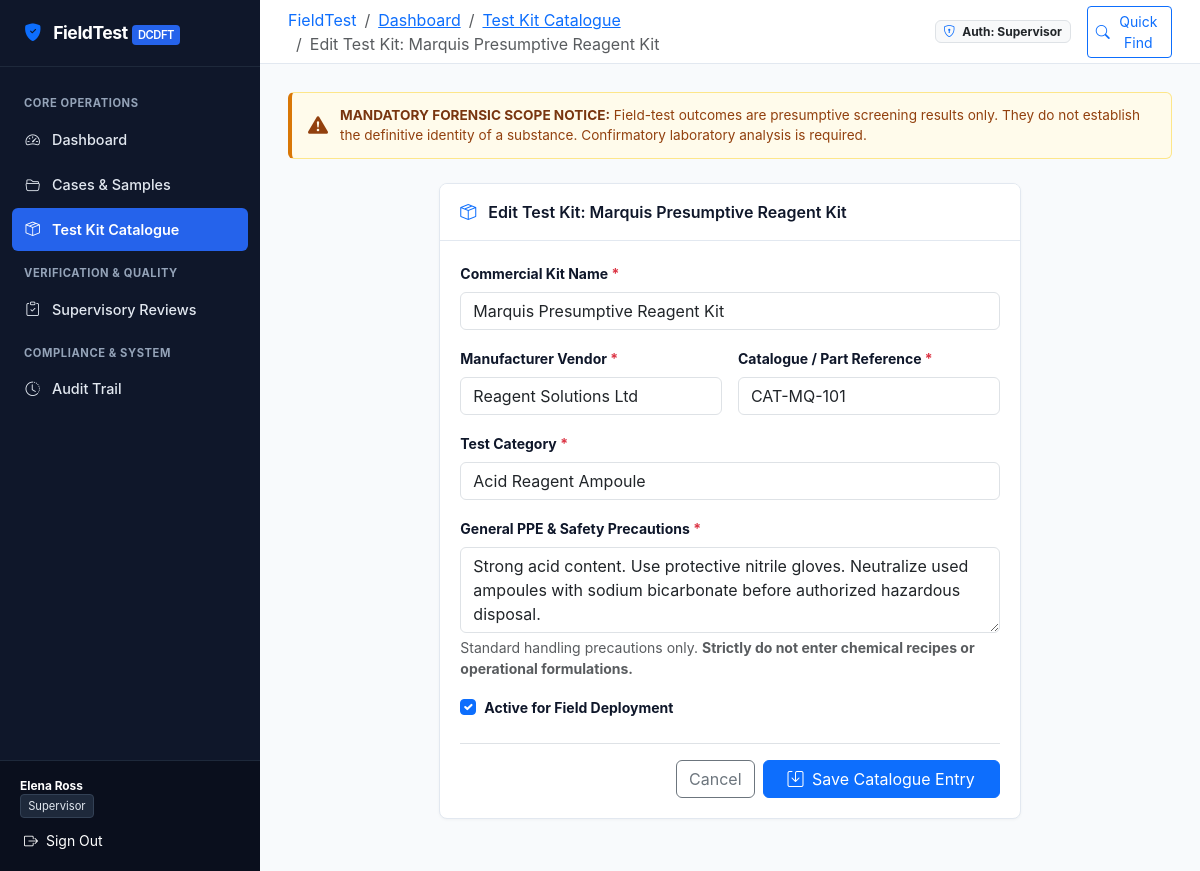
The page /kits/2/edit/ (signed in) on the database its author committed.
### testing_records/models.py (models this page shows, shortened)
class TestKit(models.Model):
    name = models.CharField(max_length=255, help_text="Commercial kit or screening strip name.")
    manufacturer = models.CharField(max_length=255, help_text="Authorized manufacturing vendor.")
    category = models.CharField(
        max_length=128,
        help_text="Standardized test category (e.g., Colorimetric Field Screening, Lateral Flow Strip)."
    )
    catalogue_reference = models.CharField(
        max_length=128,
        unique=True,
        help_text="Unique vendor or institutional catalogue/part number."
    )
    active = models.BooleanField(
        default=True,
        help_text="Designates whether this kit model is currently active for field deployment."
    )
    general_safety_note = models.TextField(
        default="Wear nitrile gloves and safety eye protection. Ensure adequate ventilation. Dispose of used ampoules according to departmental biohazard protocols.",
        help_text="General handling precautions. Must not contain chemical formulas or production recipes."
    )
    class Meta:
        ordering = ['name']
        verbose_name = 'Test Kit'
        verbose_name_plural = 'Test Kits'

### testing_records/views.py (the view)
# urls.py: path('kits/<int:pk>/edit/', views.kit_edit_view, name='kit_edit'),
@login_required
@role_required('Supervisor', 'Administrator')
@require_http_methods(["GET", "POST"])
def kit_edit_view(request, pk):
    kit = get_object_or_404(TestKit, pk=pk)
    if request.method == 'POST':
        form = TestKitForm(request.POST, instance=kit)
        if form.is_valid():
            kit = form.save()
            log_audit(
                request,
                'UPDATE',
                kit,
                f"Updated test kit metadata: {kit.name} ({kit.catalogue_reference})."
            )
            messages.success(request, f"Test kit '{kit.name}' updated.")
            return redirect('kit_list')
    else:
        form = TestKitForm(instance=kit)
    return render(request, 'testing_records/kit_form.html', {
        'form': form,
        'kit': kit,
        'title': f"Edit Test Kit: {kit.name}",
        'presumptive_disclaimer': PRESUMPTIVE_DISCLAIMER,
    })

### testing_records/forms.py
class TestKitForm(forms.ModelForm):
    class Meta:
        model = TestKit
        fields = ['name', 'manufacturer', 'category', 'catalogue_reference', 'active', 'general_safety_note']
        widgets = {
            'name': forms.TextInput(attrs={'class': 'form-control', 'placeholder': 'e.g. Cobalt Thiocyanate Presumptive Field Kit'}),
            'manufacturer': forms.TextInput(attrs={'class': 'form-control', 'placeholder': 'e.g. Forensic Diagnostics International'}),
            'category': forms.TextInput(attrs={'class': 'form-control', 'placeholder': 'e.g. Colorimetric Screening Ampoule'}),
            'catalogue_reference': forms.TextInput(attrs={'class': 'form-control', 'placeholder': 'e.g. CAT-CT-092'}),
            'active': forms.CheckboxInput(attrs={'class': 'form-check-input'}),
            'general_safety_note': forms.Textarea(attrs={
                'class': 'form-control',
                'rows': 3,
                'placeholder': 'Standard PPE requirements and handling precautions. Do not enter chemical formulations.'
            }),
        }

### accounts/context_processors.py (called while the page is built, shortened)
def user_roles(request):
    groups = set(request.user.groups.values_list('name', flat=True))
    is_admin = request.user.is_superuser or 'Administrator' in groups
    is_supervisor = 'Supervisor' in groups or is_admin
    is_field_officer = 'Field Officer' in groups or is_admin
    is_readonly = 'Read-only User' in groups and not (is_admin or is_supervisor or is_field_officer)
    role_label = 'Administrator' if is_admin else ('Supervisor' if is_supervisor else ('Field Officer' if is_field_officer else ('Read-only User' if is_readonly else 'User')))
    return {
        'is_field_officer': is_field_officer,
        'is_supervisor': is_supervisor,
        'is_admin_user': is_admin,
        'is_readonly_user': is_readonly,
        'user_role_label': role_label,
    }

### templates/testing_records/kit_form.html (shortened to what this page needs)
{% extends 'base.html' %}
{% block breadcrumbs %}
<li class="breadcrumb-item"><a href="{% url 'dashboard' %}">Dashboard</a></li>
<li class="breadcrumb-item"><a href="{% url 'kit_list' %}">Test Kit Catalogue</a></li>
<li class="breadcrumb-item active" aria-current="page">{{ title }}</li>
{% endblock %}
{% block content %}
<div class="row justify-content-center">
    <div class="col-lg-8">
        <div class="card-forensic">
            <div class="card-header">
                <span><i class="bi bi-box-seam text-primary me-2"></i> {{ title }}</span>
            </div>
            <div class="card-body">
                <form method="post">
                    <div class="mb-3">
                        <label for="{{ form.name.id_for_label }}" class="form-label small fw-bold">Commercial Kit Name <span class="text-danger">*</span></label>
                        {{ form.name }}
                    </div>
                    <div class="row g-3 mb-3">
                        <div class="col-md-6">
                            <label for="{{ form.manufacturer.id_for_label }}" class="form-label small fw-bold">Manufacturer Vendor <span class="text-danger">*</span></label>
                            {{ form.manufacturer }}
                        </div>
                        <div class="col-md-6">
                            <label for="{{ form.catalogue_reference.id_for_label }}" class="form-label small fw-bold">Catalogue / Part Reference <span class="text-danger">*</span></label>
                            {{ form.catalogue_reference }}
                        </div>
                    </div>
                    <div class="mb-3">
                        <label for="{{ form.category.id_for_label }}" class="form-label small fw-bold">Test Category <span class="text-danger">*</span></label>
                        {{ form.category }}
                    </div>
                    <div class="mb-3">
                        <label for="{{ form.general_safety_note.id_for_label }}" class="form-label small fw-bold">General PPE & Safety Precautions <span class="text-danger">*</span></label>
                        {{ form.general_safety_note }}
                        <div class="form-text small text-muted">
                            Standard handling precautions only. <strong>Strictly do not enter chemical recipes or operational formulations.</strong>
                        </div>
                    </div>
                    <div class="form-check mb-4">
                        {{ form.active }}
                        <label class="form-check-label small fw-bold" for="{{ form.active.id_for_label }}">
                            Active for Field Deployment
                        </label>
                    </div>
                    <div class="d-flex justify-content-end gap-2 pt-3 border-top">
                        <a href="{% url 'kit_list' %}" class="btn btn-outline-secondary">Cancel</a>
                        <button type="submit" class="btn btn-primary px-4">
                            <i class="bi bi-save me-1"></i> Save Catalogue Entry
                        </button>
                    </div>
                </form>
            </div>
        </div>
    </div>
</div>
{% endblock %}

### templates/base.html (shortened to what this page needs)
{% load static %}
<!DOCTYPE html>
<html lang="en">
<head>
    <link href="https://cdn.jsdelivr.net/npm/bootstrap@5.3.3/dist/css/bootstrap.min.css" rel="stylesheet">
    <link rel="stylesheet" href="https://cdn.jsdelivr.net/npm/bootstrap-icons@1.11.3/font/bootstrap-icons.min.css">
    <link rel="stylesheet" href="{% static 'css/styles.css' %}">
</head>
<body>
    <div class="app-container">
        {% if user.is_authenticated %}
        <aside class="sidebar" id="appSidebar">
            <a href="{% url 'dashboard' %}" class="sidebar-brand">
                <i class="bi bi-shield-fill-check text-primary"></i>
                <span>FieldTest <span class="badge-tag">DCDFT</span></span>
            </a>
            <ul class="sidebar-nav">
                <li class="nav-section-title">Core Operations</li>
                <li class="nav-item">
                    <a href="{% url 'dashboard' %}" class="nav-link {% if request.resolver_match.url_name == 'dashboard' %}active{% endif %}">
                        <i class="bi bi-speedometer2"></i>
                        <span>Dashboard</span>
                    </a>
                </li>
                <li class="nav-item">
                    <a href="{% url 'case_list' %}" class="nav-link {% if 'case' in request.resolver_match.url_name and 'report' not in request.resolver_match.url_name %}active{% endif %}">
                        <i class="bi bi-folder2-open"></i>
                        <span>Cases & Samples</span>
                    </a>
                </li>
                <li class="nav-item">
                    <a href="{% url 'kit_list' %}" class="nav-link {% if 'kit' in request.resolver_match.url_name %}active{% endif %}">
                        <i class="bi bi-box-seam"></i>
                        <span>Test Kit Catalogue</span>
                    </a>
                </li>
                {% if is_supervisor or is_admin_user %}
                <li class="nav-section-title">Verification & Quality</li>
                <li class="nav-item">
                    <a href="{% url 'review_list' %}" class="nav-link {% if 'review' in request.resolver_match.url_name %}active{% endif %}">
                        <i class="bi bi-clipboard-check"></i>
                        <span>Supervisory Reviews</span>
                    </a>
                </li>
                {% endif %}
                {% if is_admin_user or is_supervisor or is_readonly_user %}
                <li class="nav-section-title">Compliance & System</li>
                <li class="nav-item">
                    <a href="{% url 'audit_list' %}" class="nav-link {% if 'audit' in request.resolver_match.url_name %}active{% endif %}">
                        <i class="bi bi-clock-history"></i>
                        <span>Audit Trail</span>
                    </a>
                </li>
                {% endif %}
            </ul>
            <div class="sidebar-footer">
                <div class="sidebar-user mb-2">
                    <div>
                        <div class="fw-bold text-white small">{{ user.get_full_name|default:user.username }}</div>
                        <span class="user-role-badge">{{ user_role_label }}</span>
                    </div>
                </div>
                <form method="post" action="{% url 'logout' %}" class="d-grid">
                    <button type="submit" class="btn btn-sm btn-outline-secondary text-start text-white border-0 p-1">
                        <i class="bi bi-box-arrow-right me-1"></i> Sign Out
                    </button>
                </form>
            </div>
        </aside>
        {% endif %}
        <div class="main-wrapper {% if not user.is_authenticated %}m-0{% endif %}">
            {% if user.is_authenticated %}
            <header class="top-navbar">
                <div class="d-flex align-items-center gap-3">
                    <nav aria-label="breadcrumb">
                        <ol class="breadcrumb mb-0 small">
                            <li class="breadcrumb-item"><a href="{% url 'dashboard' %}" class="text-decoration-none">FieldTest</a></li>
                            {% block breadcrumbs %}{% endblock %}
                        </ol>
                    </nav>
                </div>
                <div class="d-flex align-items-center gap-3">
                    <span class="badge bg-light text-dark border small d-none d-md-inline-block">
                        <i class="bi bi-shield-lock me-1 text-primary"></i> Auth: {{ user_role_label }}
                    </span>
                    <a href="{% url 'case_list' %}" class="btn btn-sm btn-outline-primary d-none d-sm-inline-flex align-items-center gap-1">
                        <i class="bi bi-search"></i> Quick Find
                    </a>
                </div>
            </header>
            {% endif %}
            <main class="content-body">
                <div class="system-disclaimer-banner alert-banner-top">
                    <i class="bi bi-exclamation-triangle-fill fs-5 flex-shrink-0"></i>
                    <div>
                        <strong>MANDATORY FORENSIC SCOPE NOTICE:</strong>
                        Field-test outcomes are presumptive screening results only. They do not establish the definitive identity of a substance. Confirmatory laboratory analysis is required.
                    </div>
                </div>
                {% block content %}{% endblock %}
            </main>
        </div>
    </div>
</body>
</html>

### static/css/styles.css (style rules this page uses)
:root { --ft-navy-950: #0a0f1d; --ft-navy-900: #0f172a; --ft-navy-800: #1e293b; --ft-navy-700: #334155; --ft-slate-600: #475569; --ft-slate-500: #64748b; --ft-slate-400: #94a3b8; --ft-slate-200: #e2e8f0; --ft-slate-100: #f1f5f9; --ft-slate-50: #f8fafc; --ft-blue-600: #2563eb; --ft-blue-700: #1d4ed8; --ft-blue-50: #eff6ff; --ft-success: #059669; --ft-success-bg:#ecfdf5; --ft-warning: #d97706; --ft-warning-bg:#fffbeb; --ft-danger: #dc2626; --ft-danger-bg: #fef2f2; --ft-info: #0284c7; --ft-info-bg: #f0f9ff; --sidebar-width: 260px; --topbar-height: 64px; }
body { font-family: -apple-system, BlinkMacSystemFont, "Segoe UI", Roboto, "Helvetica Neue", Arial, sans-serif; background-color: var(--ft-slate-50); color: var(--ft-navy-900); margin: 0; padding: 0; min-height: 100vh; }
.app-container { display: flex; min-height: 100vh; }
.sidebar { width: var(--sidebar-width); background-color: var(--ft-navy-900); color: #fff; flex-shrink: 0; display: flex; flex-direction: column; position: fixed; top: 0; bottom: 0; left: 0; z-index: 1000; overflow-y: auto; transition: transform 0.25s ease-in-out; }
.sidebar-brand { padding: 1.25rem 1.5rem; font-size: 1.1rem; font-weight: 700; letter-spacing: -0.025em; border-bottom: 1px solid var(--ft-navy-800); display: flex; align-items: center; gap: 0.75rem; color: #fff; text-decoration: none; }
.sidebar-brand .badge-tag { font-size: 0.7rem; background-color: var(--ft-blue-600); padding: 0.2rem 0.4rem; border-radius: 4px; font-weight: 600; }
.sidebar-nav { list-style: none; padding: 1rem 0; margin: 0; flex-grow: 1; }
.nav-section-title { font-size: 0.7rem; font-weight: 700; text-transform: uppercase; color: var(--ft-slate-400); padding: 0.75rem 1.5rem 0.25rem; letter-spacing: 0.05em; }
.nav-item { margin: 0.15rem 0.75rem; }
.nav-link { display: flex; align-items: center; gap: 0.75rem; padding: 0.65rem 0.85rem; color: var(--ft-slate-200); text-decoration: none; border-radius: 6px; font-size: 0.9rem; font-weight: 500; transition: background-color 0.15s, color 0.15s; }
.nav-link.active { background-color: var(--ft-blue-600); color: #fff; font-weight: 600; }
.sidebar-footer { padding: 1rem 1.25rem; border-top: 1px solid var(--ft-navy-800); background-color: var(--ft-navy-950); }
.sidebar-user { display: flex; align-items: center; justify-content: space-between; font-size: 0.85rem; }
.user-role-badge { display: inline-block; padding: 0.15rem 0.45rem; font-size: 0.7rem; border-radius: 4px; background: var(--ft-navy-800); color: var(--ft-slate-200); border: 1px solid var(--ft-navy-700); }
.main-wrapper { flex-grow: 1; margin-left: var(--sidebar-width); display: flex; flex-direction: column; min-height: 100vh; }
.top-navbar { height: var(--topbar-height); background-color: #fff; border-bottom: 1px solid var(--ft-slate-200); display: flex; align-items: center; justify-content: space-between; padding: 0 1.75rem; position: sticky; top: 0; z-index: 990; }
.content-body { padding: 1.75rem; flex-grow: 1; }
.system-disclaimer-banner { background-color: var(--ft-warning-bg); border: 1px solid #fde68a; border-left: 4px solid var(--ft-warning); color: #92400e; padding: 0.75rem 1rem; border-radius: 6px; font-size: 0.85rem; margin-bottom: 1.5rem; display: flex; align-items: center; gap: 0.75rem; }
.system-disclaimer-banner strong { color: #78350f; }
.card-forensic { background: #fff; border: 1px solid var(--ft-slate-200); border-radius: 8px; box-shadow: 0 1px 3px rgba(0,0,0,0.04); margin-bottom: 1.5rem; overflow: hidden; }
.card-forensic .card-header { background: #fff; border-bottom: 1px solid var(--ft-slate-200); padding: 1rem 1.25rem; display: flex; align-items: center; justify-content: space-between; font-weight: 600; font-size: 1rem; color: var(--ft-navy-900); }
.card-forensic .card-body { padding: 1.25rem; }

### rows shown on the page
TestKit: name "Marquis Presumptive Reagent Kit", manufacturer "Reagent Solutions Ltd", catalogue_reference "CAT-MQ-101", category "Acid Reagent Ampoule", general_safety_note "Strong acid content. Use protective nitrile gloves. Neutralize used ampoules with sodium bicarbonate before authorized hazardous disposal.", active "☑"

### other values the page prints
{{ user.get_full_name|default:user.username }} "Elena Ross"
{{ user_role_label }} "Supervisor"
{{ title }} "Edit Test Kit: Marquis Presumptive Reagent Kit"
